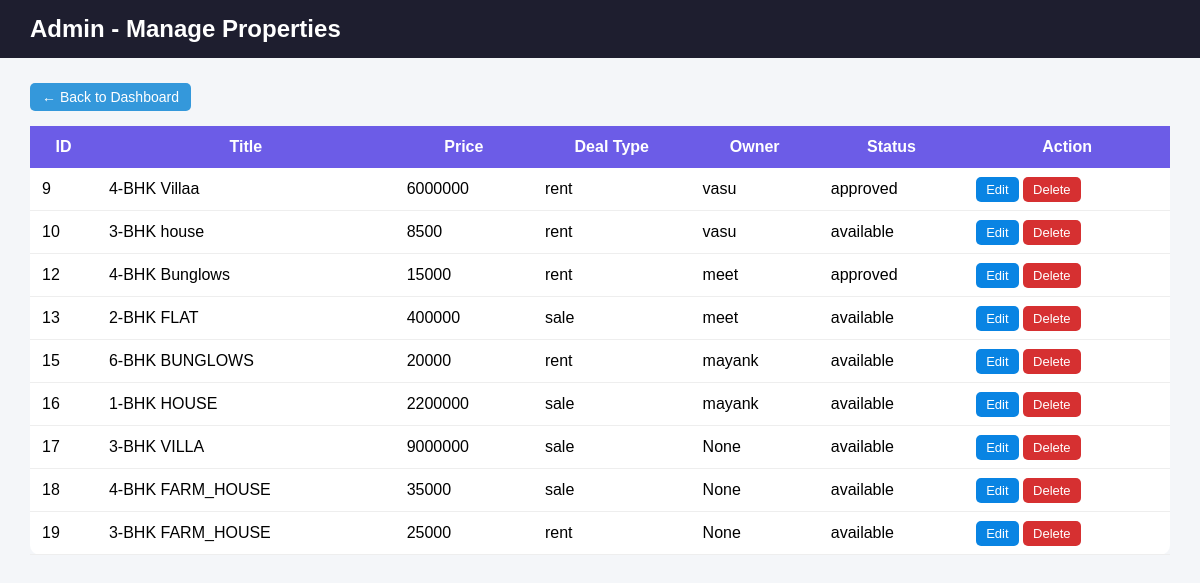
Page /admin/properties (signed in) on the earlier database version.
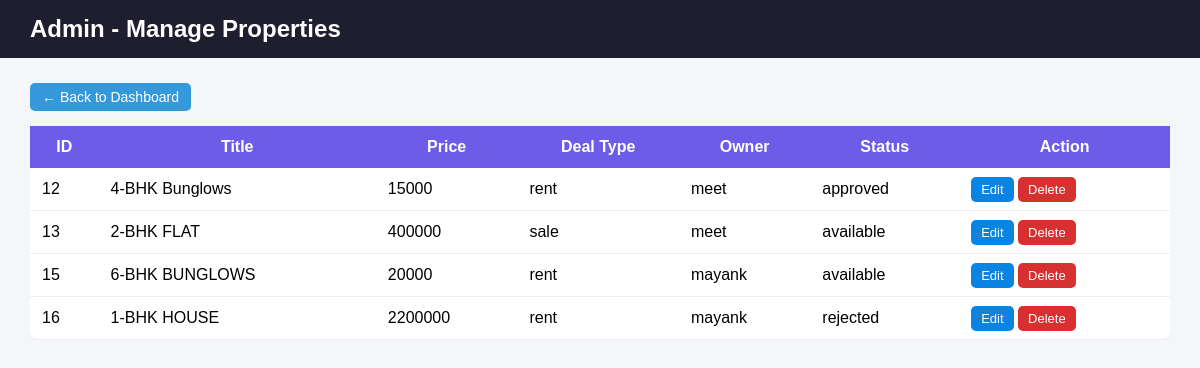
Same page on the later database version.
### tables this page shows
CREATE TABLE properties (
            id INTEGER PRIMARY KEY AUTOINCREMENT,
            owner_id INTEGER,
            title TEXT,
            type TEXT,
            price INTEGER,
            description TEXT,
            image TEXT,
            contact_number TEXT,
            status TEXT DEFAULT 'available',
            deal_type TEXT,
            state TEXT,
            city TEXT,
            area TEXT
        );

CREATE TABLE users (
            id INTEGER PRIMARY KEY AUTOINCREMENT,
            role TEXT,
            username TEXT UNIQUE,
            password TEXT,
            email TEXT
        );

### app.py (the view)
@app.route("/admin/properties")
def admin_properties():
    if session.get("role") != "admin":
        return redirect(url_for("login"))
    conn = get_db()
    props = conn.execute("""
        SELECT p.*, u.username
        FROM properties p
        LEFT JOIN users u ON p.owner_id = u.id
    """).fetchall()
    conn.close()
    return render_template("admin_properties.html", properties=props)

### app.py (called while the page is built)
@app.after_request
def add_global_headers(response):
    response.headers["Cache-Control"] = "no-store, no-cache, must-revalidate, private"
    response.headers["Pragma"] = "no-cache"
    response.headers["Expires"] = "0"
    return response

def get_db():
    conn = sqlite3.connect("users.db", timeout=10)
    conn.row_factory = sqlite3.Row
    return conn

### templates/admin_properties.html (shortened to what this page needs)
<!DOCTYPE html>
<html>
<head>
</head>
<body>
<div class="navbar">
    <h2>Admin - Manage Properties</h2>
</div>
<div class="container">
    <div class="top-bar">
        <a href="/admin/dashboard" class="back-btn">← Back to Dashboard</a>
    </div>
    <table>
        <tr>
            <th>ID</th>
            <th>Title</th>
            <th>Price</th>
            <th>Deal Type</th>
            <th>Owner</th>
            <th>Status</th>
            <th>Action</th>
        </tr>
        {% for p in properties %}
        <tr>
            <td>{{ p[0] }}</td>
            <td>{{ p[2] }}</td>
            <td>{{ p[4] }}</td>
            <td>{{ p[9] }}</td>
            <td>{{ p[-1] }}</td>
            <td>{{ p[8] }}</td>
            <td>
                <a class="btn edit" href="/admin/edit-property/{{ p.id }}">Edit</a>
                <a class="btn delete" href="/admin/delete-property/{{ p.id }}" onclick="return confirm('Are you sure you want to delete this property?');">Delete</a>
            </td>
        </tr>
        {% endfor %}
    </table>
</div>
</body>
</html>

### templates/admin_properties.html (style rules this page uses)
body { font-family: Arial; background: #f4f6f9; margin: 0; }
.navbar { background: #1e1e2f; color: white; padding: 15px 30px; display: flex; justify-content: space-between; align-items: center; }
.navbar h2 { margin: 0; }
.container { padding: 30px; }
table { width: 100%; background: white; border-collapse: collapse; border-radius: 10px; }
th { background: #6c5ce7; color: white; padding: 12px; }
td { padding: 12px; border-bottom: 1px solid #eee; }
.btn { padding: 5px 10px; border-radius: 5px; text-decoration: none; color: white; font-size: 13px; }
.edit { background: #0984e3; }
.delete { background: #d63031; }
.back-btn { padding: 6px 12px; background: #3498db; color: white; border-radius: 5px; text-decoration: none; font-size: 14px; margin-right: 15px; }
.top-bar { margin-bottom: 20px; }

Differences in the rows shown:
removed properties: id "9", title "4-BHK Villaa", price "6000000", deal_type "rent", username "vasu", status "approved"
removed properties: id "10", title "3-BHK house", price "8500", deal_type "rent", username "vasu", status "available"
removed properties: id "17", title "3-BHK VILLA", price "9000000", deal_type "sale", p "None", status "available"
removed properties: id "18", title "4-BHK FARM_HOUSE", price "35000", deal_type "sale", p "None", status "available"
removed properties: id "19", title "3-BHK FARM_HOUSE", price "25000", deal_type "rent", p "None", status "available"
changed properties "1-BHK HOUSE": deal_type "sale" → "rent"; status "available" → "rejected"
